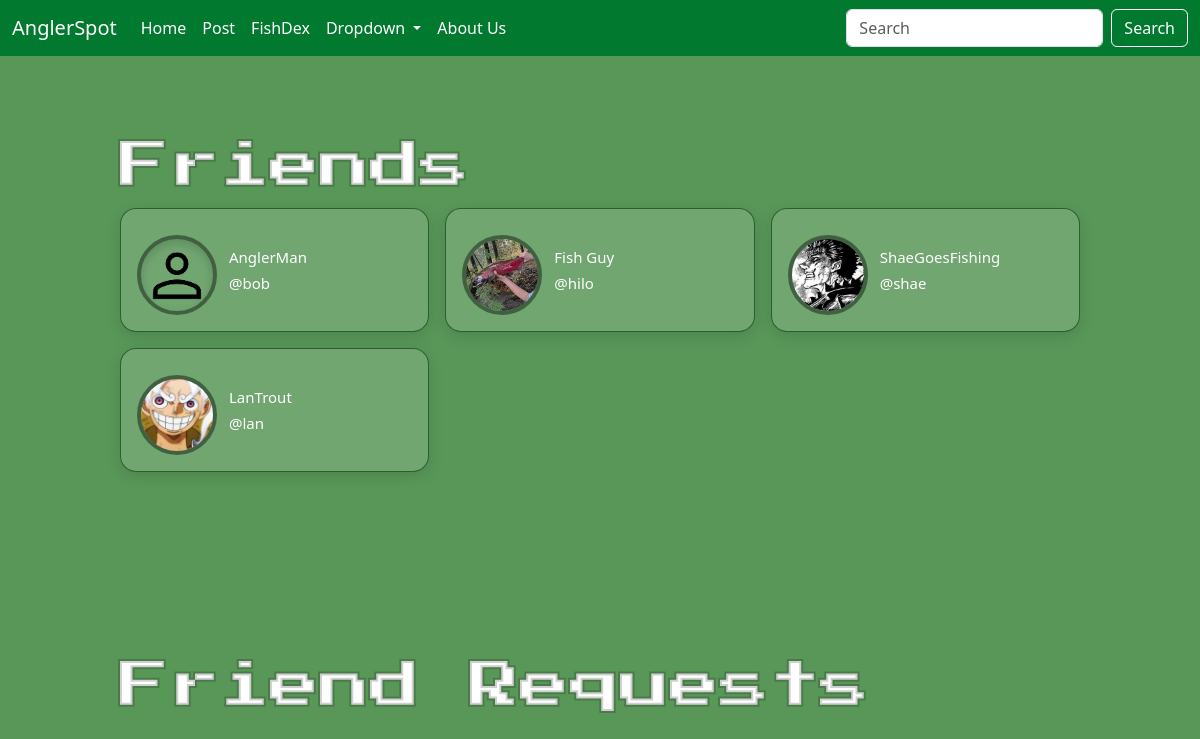
Page /friendslist/1/ (signed in) on the committed database.
### angler/models/user.py (models this page shows, shortened)
class User(AbstractUser):
    is_private = models.BooleanField(default=False)
    points = models.PositiveIntegerField(default=0) #previous idea have a cap on points validators=[MaxValueValidator(5000)]
    @property
    def get_profile_name(self):
        return Profile.objects.get(user=self).profile_name
    def get_profile_image(self):
        return Profile.objects.get(user=self).profile_image

class Profile(models.Model):
    user = models.OneToOneField(User, on_delete=models.CASCADE)
    profile_image = models.ImageField(default='default_profile_img.jpg', upload_to='profile_img/', null=False, blank=True)
    profile_name = models.CharField(max_length=16, blank=True)
    bio = models.TextField(max_length=500, blank=True)

### angler/views/friends.py (the view)
# urls.py: path('friendslist/<int:user_id>/', FriendsListView.as_view(), name='friendslist'),
class FriendsListView(LoginRequiredMixin, View):
    login_url = '/login/'
    def get(self, request, user_id):
        friend_requests = FriendRequest.objects.filter(request_reciever=request.user,request_status=0 )
        user = User.objects.get(id=user_id)
        friends = FriendList.objects.get(user=user).friends.all()
        context = {
            'friends':friends,
            'friend_requests':friend_requests
        }
        return render(request, 'angler/friend.html', context)

### angler/templates/angler/friend.html (shortened to what this page needs)
{% extends 'angler/base.html'%}
{% load static %}
{% block content %}
<div class="title-row">
    <h2 class="section-title">Friends</h2>
</div>
<div class="results-grid">
    {% for friend in friends %}
        <a href="{% url 'user_profile' user_id=friend.id %}" class="result-card">
            <div class="result-card-header">
                <img src="{{ friend.get_profile_image.url }}" class="circle-image-sm">
                <div class="result-header-text">
                    <span class="result-name">{{friend.get_profile_name}}</span>
                    <span class="result-name">@{{friend.username}}</span>
                </div>
            </div>
        </a>
    {% endfor %}
</div>
<br>
<div class="title-row">
    <h2 class="section-title">Friend Requests</h2>
</div>
{% endblock %}

### angler/static/css/style.css (style rules this page uses)
a { text-decoration: none; color: green; }
img { background: transparent; }
.circle-image-sm { margin-top: 10px; width: 80px; height: 80px; border-radius: 50%; object-fit: cover; border: 4px solid #0000006c; box-shadow: inset 0px 4px 10px rgba(0, 0, 0, 0.158); }
.title-row { width: 80vw; margin: 10vh auto 12px; display: flex; align-items: center; justify-content: space-between; }
.section-title { width: 80vw; margin: 0; font-size: 50px; font-weight: 500; font-family: 'Press Start 2P'; color: #ffffff; -webkit-text-stroke: 4px #0000002f; }
body { background-color: #599759; }
.results-grid { width: 80vw; margin: 0 auto 10vh; display: grid; grid-template-columns: repeat(auto-fill, minmax(280px, 1fr)); gap: 16px; }
.result-card { background-color: rgba(255, 255, 255, 0.15); border: 1.5px solid #0133059d; border-radius: 16px; padding: 16px; display: flex; flex-direction: column; gap: 12px; text-decoration: none; color: inherit; transition: background 0.15s, border-color 0.15s, transform 0.1s; box-shadow: 0px 4px 15px rgba(0, 0, 0, 0.13); }
.result-card-header { display: flex; align-items: center; gap: 12px; }
.result-header-text { display: flex; flex-direction: column; gap: 4px; min-width: 0; }
.result-name { font-size: 15px; font-weight: 500; color: #ffffff; white-space: nowrap; overflow: hidden; text-overflow: ellipsis; }
.result-card { position: relative; }

### rows in the picture
User: get_profile_image (placeholder picture), get_profile_name "AnglerMan", username "bob"
User: get_profile_image (picture), get_profile_name "Fish Guy", username "hilo"
User: get_profile_image (picture), get_profile_name "ShaeGoesFishing", username "shae"
User: get_profile_image (picture), get_profile_name "LanTrout", username "lan"
